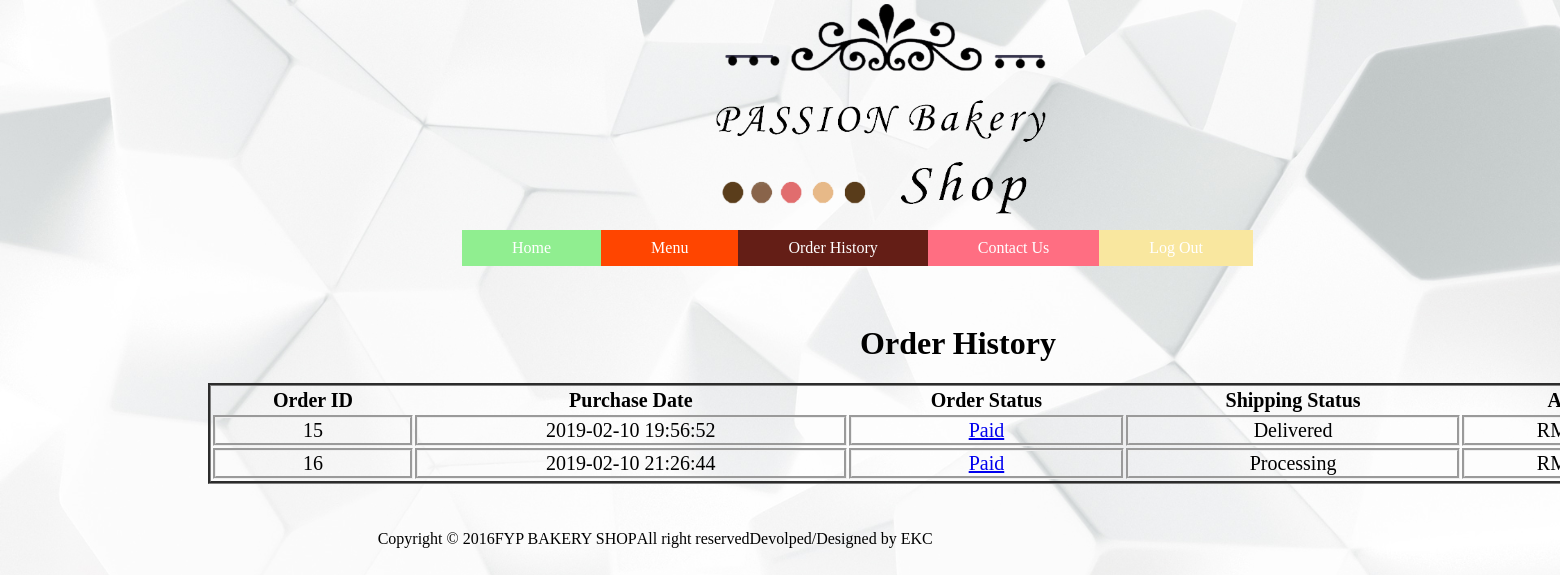
The page /user/payment/orderHistory.php (signed in) on the database its author committed.
### tables this page shows
CREATE TABLE `orders` (
  `id` int(11) NOT NULL,
  `customer_id` int(11) NOT NULL,
  `total_price` float(10,2) NOT NULL,
  `created` datetime NOT NULL,
  `modified` datetime NOT NULL,
  `status` enum('1','0') NOT NULL DEFAULT '1',
  `shipping` varchar(255) NOT NULL
);

### user/payment/orderHistory.php (the view, shortened to what this page needs)
<?php
include("../config.php");
$cid =$_SESSION['c_id'];
?>
<!DOCTYPE html>
<html>
<head>
</head>
<body>
	<div class="header">
			<div class="logocontainer">
					<img class="logo" src="../png/logo1.png" alt="logo" >
			</div>
			<div class="navbar">
		<ul>
		  <li><a class="home" href="index/index.php">Home</a></li>
		  <li><a class="menu" href="php_shopping_cart/product.php">Menu</a></li>
		  <li><a class="outlet" href="orderHistory.php">Order History</a></li>
		  <li><a class="about" href="aboutus/aboutus.php">Contact Us</a></li>
		  <li><a class="signin" href="signin/signin.php">Log Out</a></li>
		</ul>
			</div>
	</div>
	<div class="bodycontent">
	<h1>Order History</h1>
		<table style="width:100%">
			<tr>
				<th>Order ID</th>
				<th>Purchase Date</th>
				<th>Order Status</th>
				<th>Shipping Status</th>
				<th>Amount</th>
			</tr>
<?php
				$sql="SELECT DISTINCT orders.id,orders.total_price,orders.created,orders.status,orders.shipping  from customer,orders,order_items,product
				where customer.c_id = orders.customer_id
				and orders.id = order_items.order_id
				and order_items.product_id = product.product_id
				and orders.customer_id = '$cid' ORDER BY orders.id ";
				$order = mysqli_query($db,$sql);
				$ordercount = mysqli_num_rows($order);
if($ordercount != 0)
{
				while ($row=mysqli_fetch_assoc($order))
			{
			      if($row['status']==1)
			      {
			      	$status="Paid";
			      }
		?>
			<tr>
				<td><?php echo $row["id"]; ?></td>
				<td><?php echo $row["created"] ?></td>
				<td><a href="orderDetail.php?action=checkdetail&order_id=<?php echo $row["id"]; ?>"><?php echo $status ?></a></td>
				<td><?php echo $row['shipping'];?></td>
				<td>RM <?php echo $row["total_price"]; ?></td>
			</tr>
        <?php
                 }
}
        else
        { ?>
        		<trim(str)>
        			<td colspan="6"><p><strong style="font-size:20pt;">Currently No Order History.....</strong></p></td>
        		</tr>
        <?php
        } ?>
		</table>
		</div>
<div id="footer">
	<ul>
		<li>Copyright &copy; 2016</li>
		<li>FYP BAKERY SHOP</li>
		<li>All right reserved</li>
		<li>Devolped/Designed by EKC</li>
	</ul>
</div>
</body>
</html>

### user/payment/orderHistory.php (style rules this page uses)
ul { list-style-type: none; margin: 50; padding: 30px; overflow: hidden; top: 50; min-width: 40.5%; margin-left: 22%; top:200px; }
body { background-image: url(../png/back1.jpg); background-size: cover; }
li { float: left; }
li a { display: block; color: white; text-align: center; padding: 9px 60px; padding-right: 50px; padding-left: 50px; text-decoration: none; }
.home { background-color: #90EE90; }
.menu { background-color: #FF4500; }
.outlet { background-color: #641E16; }
.about { background-color: #FF6E82; }
.signin { background-color:#F9E79F; }
.header { margin-left: 7%; }
.logo { width:330px; height:210px;margin-left:600px;margin-right:auto;border-radius: 10px; }
.logocontainer { position:absolute;top:4px; }
.navbar { margin-bottom:2%; margin-top: 200px; }
table tr th,td { text-align: center;font-size: 20px; }
.bodycontent { width:1500px;margin-left: 200px; }
h1 { text-align: center; }
table tr td { border-style: groove; }
table { border-style: groove; }

### rows shown on the page
orders: id "15", created "2019-02-10 19:56:52", status "Paid", shipping "Delivered"
orders: id "16", created "2019-02-10 21:26:44", status "Paid", shipping "Processing"
